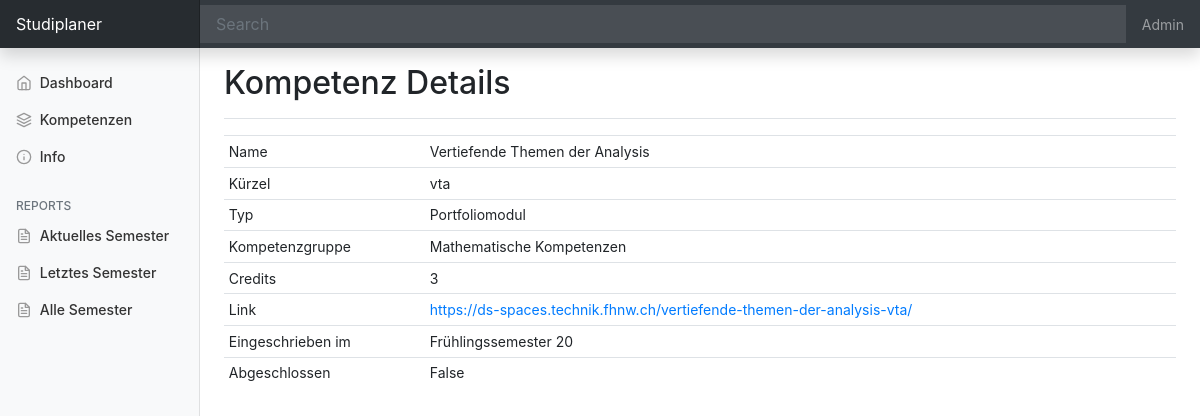
The app's page /course/5/, older data.
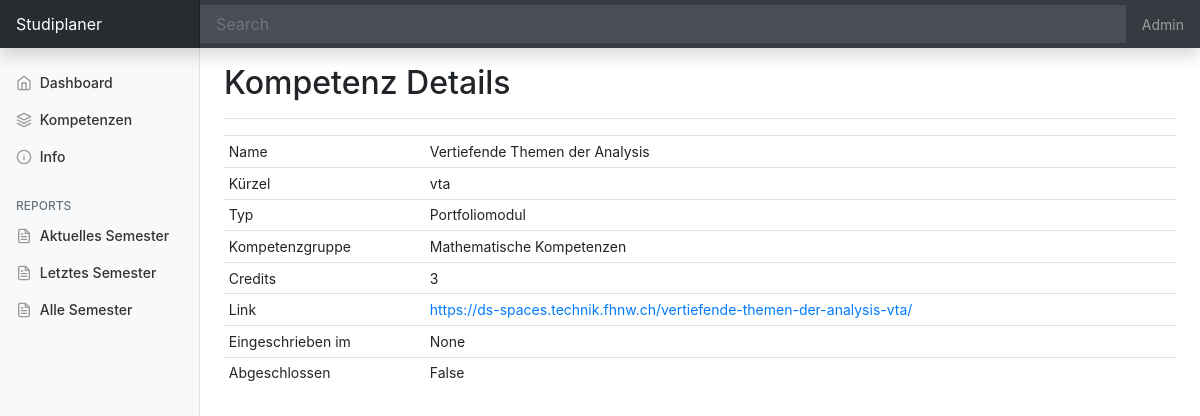
The same page, newer data.
### kompetenzen/models.py (models this page shows, shortened)
class course(models.Model):
    id              = models.AutoField(primary_key=True)
    name            = models.CharField(max_length=200, null=True)
    shortname       = models.CharField(max_length=10, null=True)
    type            = models.ForeignKey(course_type, null=True, on_delete=models.SET_NULL, blank=True)
    group           = models.ForeignKey(course_group, null=True,on_delete=models.SET_NULL, blank=True)
    credits         = models.IntegerField(null=True)
    date_created    = models.DateTimeField(auto_now_add=True)
    done            = models.BooleanField(default=False)
    semester        = models.ForeignKey(course_semester, null=True, on_delete=models.SET_NULL, blank=True)
    link            = models.CharField(max_length=300, null=True, blank=True)

class course_semester(models.Model):
    id              = models.AutoField(primary_key=True)
    name            = models.CharField(max_length=100, null=True)
    shortname       = models.CharField(max_length=4, null=True)
    start           = models.DateField(null=True)
    end             = models.DateField(null=True)
    current         = models.BooleanField(default=False)
    previous        = models.BooleanField(default=False)
    start_exam      = models.DateField(null=True)
    end_exam        = models.DateField(null=True)
    date_created    = models.DateTimeField(auto_now_add=True)
    def __str__(self):
        return self.name

class course_type(models.Model):
    id              = models.AutoField(primary_key=True)
    name            = models.CharField(max_length=100, null=True)
    date_created    = models.DateTimeField(auto_now_add=True)
    def __str__(self):
        return self.name

class course_group(models.Model):
    id              = models.AutoField(primary_key=True)
    name            = models.CharField(max_length=100, null=True)
    maxcredits      = models.IntegerField(null=True)
    mincredits      = models.IntegerField(null=True)
    date_created    = models.DateTimeField(auto_now_add=True)
    def __str__(self):
        return self.name

### kompetenzen/views.py (the view)
# urls.py: path('course/<str:pk>/', views.coursedetail, name="coursedetail"),
def coursedetail(request, pk):
     co = course.objects.get(id=pk)
     context = {'course':co}
     return render(request, 'kompetenzen/course.html', context)

### kompetenzen/templates/kompetenzen/course.html
{% extends 'kompetenzen/main.html' %}
{% block content %}
<main role="main" class="col-md-9 ml-sm-auto col-lg-10 px-md-4">
  <div class="d-flex justify-content-between flex-wrap flex-md-nowrap align-items-center pt-3 pb-2 mb-3 border-bottom">
    <h1 class="h2">Kompetenz Details</h1>
  </div>
  <div class="table-responsive">
    <table class="table table-striped table-sm">
      <thead>
        <tr>
          <td>Name</td>
          <td>{{course.name}}</td>
        </tr>
        <tr>
          <td>Kürzel</td>
          <td>{{course.shortname}}</td>
        </tr>
        <tr>
          <td>Typ</td>
          <td>{{course.type}}</td>
        </tr>
        <tr>
          <td>Kompetenzgruppe</td>
          <td>{{course.group}}</td>
        </tr>
        <tr>
          <td>Credits</td>
          <td>{{course.credits}}</td>
        </tr>
        <tr>
          <td>Link</td>
          <td><a href="{{course.link}}" target="_blank">{{course.link}}</a></td>
        </tr>
        <tr>
          <td>Eingeschrieben im</td>
          <td>{{course.semester}}</td>
        </tr>
        <tr>
          <td>Abgeschlossen</td>
          <td>{{course.done}}</td>
        </tr>
      </thead>
    </table>
  </div>
</main>
{% endblock %}

Row changes from the older to the newer data that the page shows:
changed course "Vertiefende Themen der Analysis": semester "Frühlingssemester 20" → "None"
